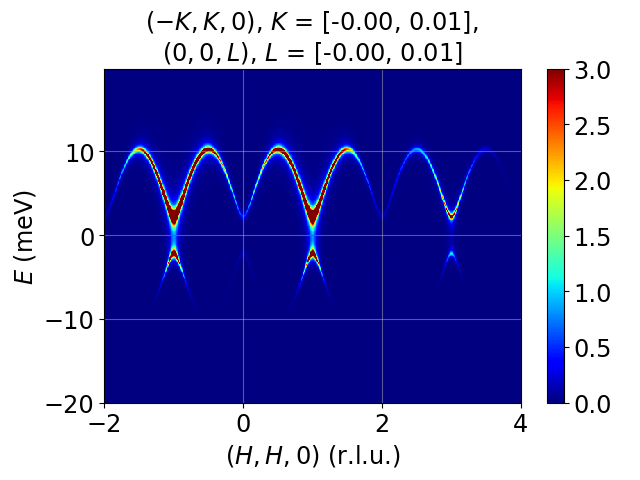

Write Python code to recreate this figure.
# -*- coding: utf-8 -*-
import sys
from pathlib import Path

sys.path.append(str(Path(__file__).parent.parent) + "/pyLiSW")
from Atoms import Atoms
from Bonds import Bonds
from Sample import Sample
from LSWT import LSWT
from utils import gamma_fnc
from matplotlib import pyplot as plt
import numpy as np

# -------------------------------------------------------------
# 2d AFM Neel on square lattice, spin along z
# -------------------------------------------------------------
if __name__ == "__main__":
    # lattice parameters in Angstrom
    a = 3
    # determin the effective lattice parameters
    a_eff = a * np.sqrt(2)
    b_eff = a * np.sqrt(2)
    c_eff = a

    # propagation vector
    tau = (0, 0, 0)
    # vector perpendicular to the plane of rotation
    n = (0, 1, 0)
    # temperature
    te = 20

    afm_Neel = Sample((a_eff, b_eff, c_eff), tau, n, te)
    # -------------------------------------------------------------
    # Add atoms
    # -------------------------------------------------------------
    s1 = 5 / 2
    aniso = [[0, 0, 0], [0, 0, 0], [0, 0, -0.1]]
    # atom postions with effective lattice parameters
    atoms = [
        Atoms(t=(0, 0, 0), ion="Mn2", spin=s1, aniso=aniso),
        Atoms(t=(1 / 2, 1 / 2, 0), ion="Mn2", spin=s1, aniso=aniso, theta=np.pi),
    ]
    afm_Neel.add_atoms(atoms)
    # -------------------------------------------------------------
    # Add bonds
    # -------------------------------------------------------------
    j1 = 1  # AFM is positive, FM is negative
    bonds = [
        # Bonds(self, 0, 1, j=j1),
        Bonds(afm_Neel, 0, 1, j=j1),
        Bonds(afm_Neel, 1, 0, r1=(0, 1, 0), j=j1),
        Bonds(afm_Neel, 1, 0, r1=(1, 0, 0), j=j1),
        Bonds(afm_Neel, 1, 0, r1=(1, 1, 0), j=j1),
    ]
    afm_Neel.add_bonds(bonds)
    # -------------------------------------------------------------
    # Simulate dispersion
    # -------------------------------------------------------------
    # High-symmetry directions
    proj = [[1, 0, 0], [0, 1, 0], [0, 0, 1]]
    axes = ["(H,H,0)", "(-K,K,0)", "(0,0,L)"]
    qe_range = (
        [-2, 4.01, 0.01],
        [-0.00, 0.01, 0.01],
        [-0.00, 0.01, 0.01],
        [-20, 20, 0.1],
    )
    sim_qespace = LSWT(qe_range, afm_Neel, proj_axes=proj, axes=axes)
    sim_qespace.dispersion_calc()
    sim_qespace.plot_disp("x")
    # -------------------------------------------------------------
    qe_range2 = (
        [0.5, 0.51, 0.01],
        [-2, 2.01, 0.01],
        [-0.00, 0.01, 0.01],
        [-20, 20, 0.1],
    )
    sim_qespace2 = LSWT(qe_range2, afm_Neel, proj_axes=proj, axes=axes)
    sim_qespace2.dispersion_calc()
    sim_qespace2.plot_disp("y")
    # -------------------------------------------------------------
    # Simulate intensities
    # -------------------------------------------------------------
    sim_qespace.inten_calc()
    slice_range = (
        [-2, 4.01, 0.01],
        [-0.00, 0.01],
        [-0.00, 0.01],
        [-20, 20, 0.1],
    )
    sim_qespace.slice(slice_range, plot_axes=(0, 3), SIM=True, vmin=0, vmax=3)
    # -------------------------------------------------------------
    sim_qespace2.inten_calc()
    slice_range2 = (
        [0.5, 0.51],
        [-2, 2.01, 0.01],
        [-0.00, 0.01],
        [-20, 20, 0.1],
    )
    sim_qespace2.slice(slice_range2, plot_axes=(1, 3), SIM=True, vmin=0, vmax=3)
    # -------------------------------------------------------------
    qe_range = (
        [-1, 1.01, 0.01],
        [-1, 1.01, 0.01],
        [-0.00, 0.01, 0.01],
        [-20, 20, 0.1],
    )
    sim_qespace = LSWT(qe_range, afm_Neel, proj_axes=proj, axes=axes)
    sim_qespace.inten_calc()

    slice_range = (
        [-1, 1.01, 0.01],
        [-1, 1.01, 0.01],
        [-0.00, 0.01],
        [5, 6],
    )
    sim_qespace.slice(slice_range, plot_axes=(0, 1), SIM=True, vmin=0, vmax=5)

    plt.show()
